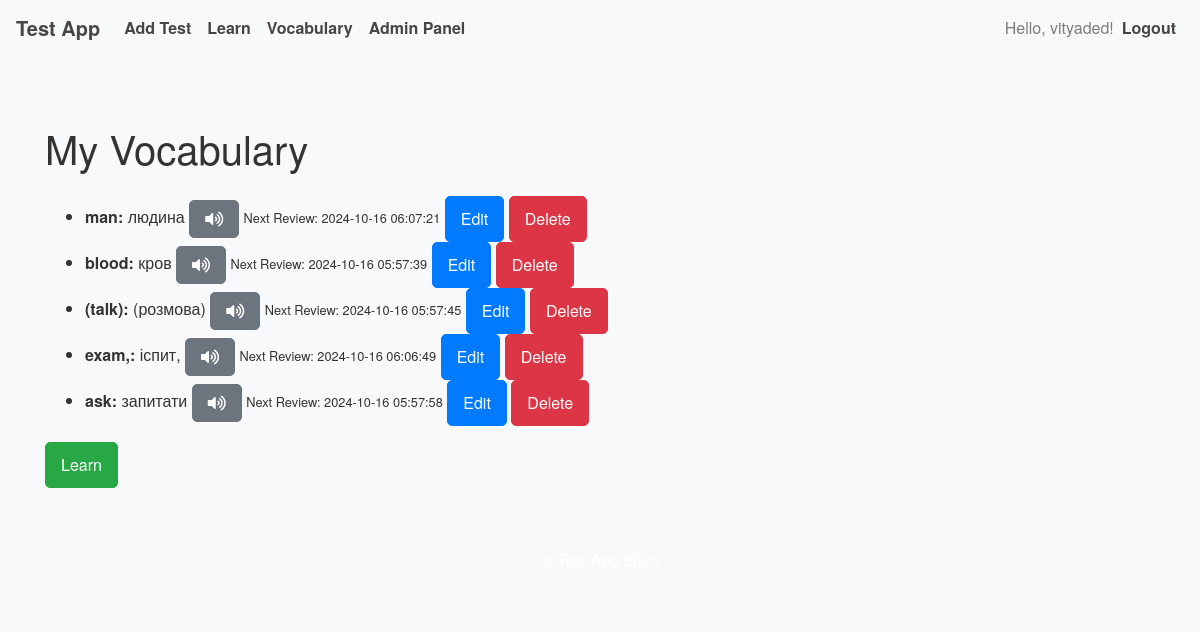
The page /my_vocabulary (signed in) on the database its author committed.
### app.py (models this page shows, shortened)
class User(UserMixin, db.Model):
    __tablename__ = 'user'  # Explicitly specify table name
    id = db.Column(db.Integer, primary_key=True)
    username = db.Column(db.String(150), nullable=False, unique=True)
    password = db.Column(db.String(200), nullable=False)
    is_admin = db.Column(db.Boolean, default=False)
    test_results = db.relationship('TestResult', backref='user', lazy=True)
    tests_created = db.relationship('Test', backref='creator', lazy=True)
    vocabulary = db.relationship('Vocabulary', backref='user', lazy=True)

class Vocabulary(db.Model):
    id = db.Column(db.Integer, primary_key=True)
    word = db.Column(db.String(150), nullable=False)
    translation = db.Column(db.String(150), nullable=False)
    pronunciation_url = db.Column(db.String(200), nullable=True)
    user_id = db.Column(db.Integer, db.ForeignKey('user.id'), nullable=False)
    next_review = db.Column(db.DateTime, nullable=False, default=datetime.utcnow)
    interval = db.Column(db.Float, nullable=False, default=0)  # Interval in days
    ease_factor = db.Column(db.Float, nullable=False, default=2.5)  # Default ease factor
    learning_stage = db.Column(db.Integer, nullable=False, default=0)  # 0: New, 1: First Step, 2: Second Step, 3: Learned

### app.py (the view)
@app.route('/my_vocabulary')
@login_required
def my_vocabulary():
    vocab_words = Vocabulary.query.filter_by(user_id=current_user.id).all()
    return render_template('vocabulary.html', vocab_words=vocab_words)

### app.py (called while the page is built)
@login_manager.user_loader
def load_user(user_id):
    return db.session.get(User, int(user_id))

@app.context_processor
def inject_csrf_token():
    return dict(csrf_token=generate_csrf())

### templates/vocabulary.html (shortened to what this page needs)
<link rel="stylesheet" href="https://cdnjs.cloudflare.com/ajax/libs/font-awesome/5.15.4/css/all.min.css">
{% extends "base.html" %}
{% block content %}
  <h1 class="my-4">My Vocabulary</h1>
  {% if vocab_words %}
    <ul>
      {% for vocab in vocab_words %}
        <li>
          <strong>{{ vocab.word }}:</strong> {{ vocab.translation }}
          <button class="btn btn-secondary btn-sm" onclick="playPronunciation('{{ vocab.word }}')">
            <i class="fas fa-volume-up"></i>
          </button>
          <small>Next Review: {{ vocab.next_review.strftime('%Y-%m-%d %H:%M:%S') }}</small>
          <a href="{{ url_for('edit_word', word_id=vocab.id) }}" class="btn btn-primary btn-sm">Edit</a>
          <form action="{{ url_for('delete_word', word_id=vocab.id) }}" method="post" style="display: inline;">
            <button type="submit" class="btn btn-danger btn-sm" onclick="return confirm('Are you sure you want to delete this word?');">Delete</button>
          </form>
        </li>
      {% endfor %}
    </ul>
    <a href="{{ url_for('review') }}" class="btn btn-success">Learn</a>
  {% else %}
    <p>No words in your vocabulary yet.</p>
  {% endif %}
{% endblock %}

### templates/base.html (shortened to what this page needs)
<!DOCTYPE html>
<html lang="en">
<head>
  <link rel="stylesheet" href="https://stackpath.bootstrapcdn.com/bootstrap/4.5.2/css/bootstrap.min.css">
  <link rel="stylesheet" href="{{ url_for('static', filename='styles.css') }}">
</head>
<body>
  <nav class="navbar navbar-expand-lg navbar-light bg-light">
    <a class="navbar-brand" href="{{ url_for('index') }}">Test App</a>
    <div class="collapse navbar-collapse" id="navbarNav">
      <ul class="navbar-nav mr-auto">
        {% if current_user.is_authenticated %}
          <li class="nav-item">
            <a class="nav-link" href="{{ url_for('add_test') }}">Add Test</a>
          </li>
          <li class="nav-item">
            <a class="nav-link" href="{{ url_for('learn_test', test_id=1) }}">Learn</a>
          </li>
          <li class="nav-item">
            <a class="nav-link" href="{{ url_for('my_vocabulary') }}">Vocabulary</a>
          </li>
          {% if current_user.is_admin %}
            <li class="nav-item">
              <a class="nav-link" href="{{ url_for('admin_panel') }}">Admin Panel</a>
            </li>
          {% endif %}
        {% endif %}
      </ul>
      <ul class="navbar-nav ml-auto">
        {% if current_user.is_authenticated %}
          <li class="nav-item">
            <span class="navbar-text">Hello, {{ current_user.username }}!</span>
          </li>
          <li class="nav-item">
            <a class="nav-link" href="{{ url_for('logout') }}">Logout</a>
          </li>
        {% endif %}
      </ul>
    </div>
  </nav>
  <div class="container mt-4">
    {% block content %}{% endblock %}
  </div>
  <footer class="bg-light text-center py-3 mt-4">
    <p>© Test App 2024</p>
  </footer>
</body>
</html>

### static/styles.css (style rules this page uses)
body { font-family: 'Helvetica Neue', Arial, sans-serif; background-color: #f8f9fa; color: #333; }
.navbar { background-color: #007bff; }
.navbar-brand, .nav-link { color: rgb(71, 69, 69) !important; font-weight: bold; }
.container { padding-top: 20px; padding-bottom: 20px; }
.btn { font-size: 1rem; padding: 10px 15px; border-radius: 5px; }
.btn-primary { background-color: #007bff; border-color: #007bff; }
footer { background-color: #007bff; color: white; padding: 20px 0; text-align: center; }

### rows shown on the page
User: username "vityaded"
Vocabulary: word "man", translation "людина", next_review "2024-10-16 06:07:21"
Vocabulary: word "blood", translation "кров", next_review "2024-10-16 05:57:39"
Vocabulary: word "(talk)", translation "(розмова)", next_review "2024-10-16 05:57:45"
Vocabulary: word "exam,", translation "іспит,", next_review "2024-10-16 06:06:49"
Vocabulary: word "ask", translation "запитати", next_review "2024-10-16 05:57:58"
